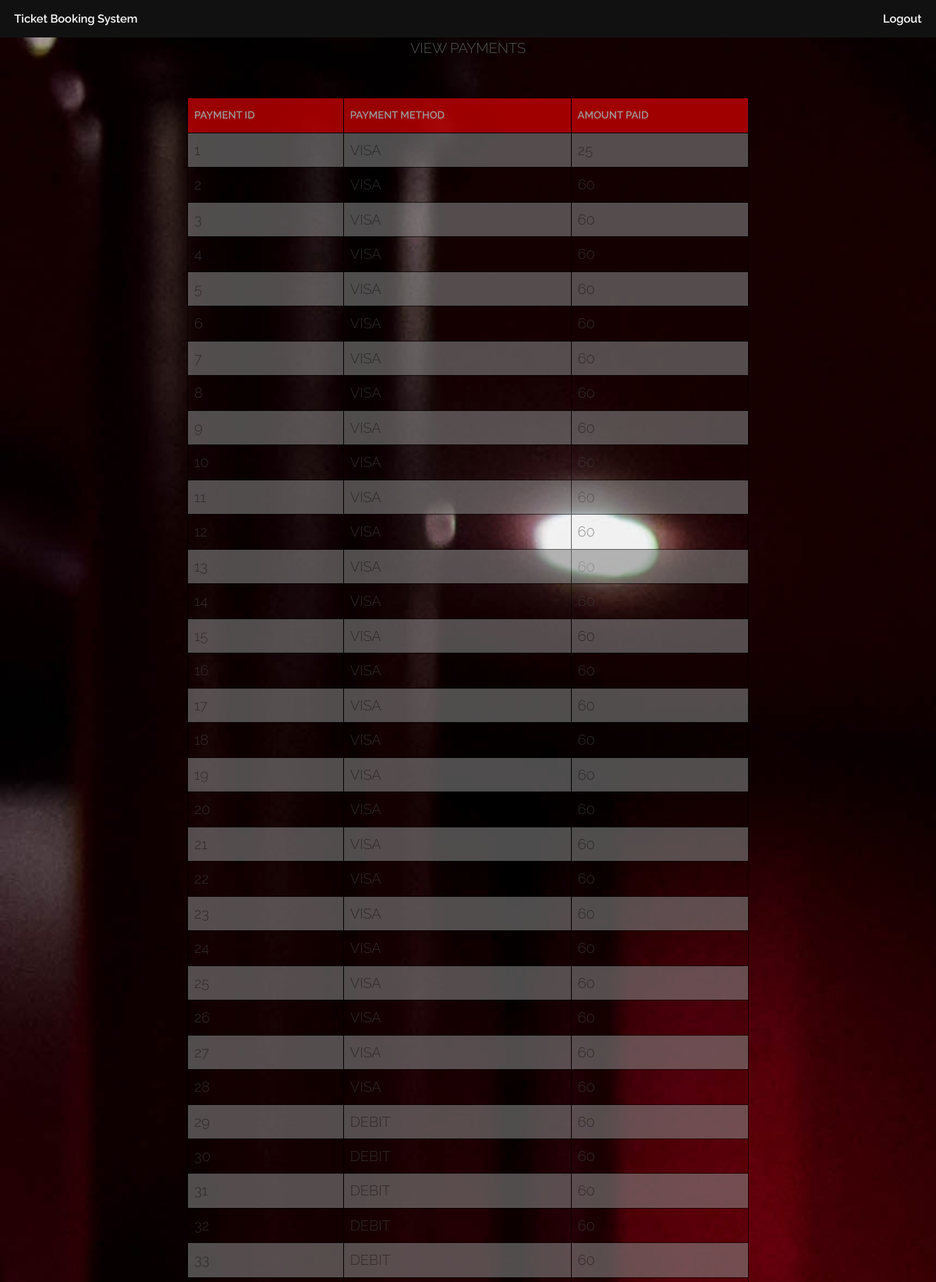
Screenshot of /view_payments.php (upper part) with the database file from the repository.
### tables this page shows
CREATE TABLE `Payment` (
  `paymentID` int(6) NOT NULL,
  `PaymentMethod` varchar(255) NOT NULL,
  `AmountPaid` float NOT NULL
);

### view_payments.php (the view, shortened to what this page needs)
<?php include('dbcon.php'); ?>
<html>
<head>
<link rel="stylesheet" href="assets/css/table.css" />
<link rel="stylesheet" href="assets/css/main.css" />
</head>
<body>
    <header id="header">
      <a class="logo" href="user.html">Ticket Booking System</a>
      <a class="logo" href="logout.php">Logout</a>
    </header>
<h3 align="center">View Payments<h3>
<?php
$result = mysqli_query($con,"SELECT * FROM payment");
echo "<table border='3' id='tableview'>
<tr>
<th>payment ID</th>
<th>Payment Method</th>
<th>Amount Paid</th>
</tr>";
while($row = mysqli_fetch_array($result))
  {
  echo "<tr>";
  echo "<td>" . $row['paymentID'] . "</td>";
  echo "<td>" . $row['PaymentMethod'] . "</td>";
  echo "<td>" . $row['AmountPaid'] . "</td>";
  echo "</tr>";
  }
echo "</table>";
?>
</body>
</html>

### assets/css/table.css (style rules this page uses)
body { background-color : #484848; margin: 0; padding: 0; }
#tableview { opacity:0.6; margin: 50 auto; width: 60% ; padding: 30px 25px; border: 1px solid #000000; }
#tableview td, #tableview th { border: 1px solid #000000; padding: 8px; }
#tableview tr:nth-child(even) { background-color: grey; }
#tableview th { padding-top: 12px; padding-bottom: 12px; text-align: left; background-color: red; color: white; }

### rows the page displays
payment: paymentID "1", PaymentMethod "VISA", AmountPaid "25"
payment: paymentID "2", PaymentMethod "VISA", AmountPaid "60"
payment: paymentID "3", PaymentMethod "VISA", AmountPaid "60"
payment: paymentID "4", PaymentMethod "VISA", AmountPaid "60"
payment: paymentID "5", PaymentMethod "VISA", AmountPaid "60"
payment: paymentID "6", PaymentMethod "VISA", AmountPaid "60"
payment: paymentID "7", PaymentMethod "VISA", AmountPaid "60"
payment: paymentID "8", PaymentMethod "VISA", AmountPaid "60"
payment: paymentID "9", PaymentMethod "VISA", AmountPaid "60"
payment: paymentID "10", PaymentMethod "VISA", AmountPaid "60"
payment: paymentID "11", PaymentMethod "VISA", AmountPaid "60"
payment: paymentID "12", PaymentMethod "VISA", AmountPaid "60"
payment: paymentID "13", PaymentMethod "VISA", AmountPaid "60"
payment: paymentID "14", PaymentMethod "VISA", AmountPaid "60"
payment: paymentID "15", PaymentMethod "VISA", AmountPaid "60"
payment: paymentID "16", PaymentMethod "VISA", AmountPaid "60"
payment: paymentID "17", PaymentMethod "VISA", AmountPaid "60"
payment: paymentID "18", PaymentMethod "VISA", AmountPaid "60"
payment: paymentID "19", PaymentMethod "VISA", AmountPaid "60"
payment: paymentID "20", PaymentMethod "VISA", AmountPaid "60"
payment: paymentID "21", PaymentMethod "VISA", AmountPaid "60"
payment: paymentID "22", PaymentMethod "VISA", AmountPaid "60"
payment: paymentID "23", PaymentMethod "VISA", AmountPaid "60"
payment: paymentID "24", PaymentMethod "VISA", AmountPaid "60"
payment: paymentID "25", PaymentMethod "VISA", AmountPaid "60"
payment: paymentID "26", PaymentMethod "VISA", AmountPaid "60"
payment: paymentID "27", PaymentMethod "VISA", AmountPaid "60"
payment: paymentID "28", PaymentMethod "VISA", AmountPaid "60"
payment: paymentID "29", PaymentMethod "DEBIT", AmountPaid "60"
payment: paymentID "30", PaymentMethod "DEBIT", AmountPaid "60"
payment: paymentID "31", PaymentMethod "DEBIT", AmountPaid "60"
payment: paymentID "32", PaymentMethod "DEBIT", AmountPaid "60"
payment: paymentID "33", PaymentMethod "DEBIT", AmountPaid "60"
